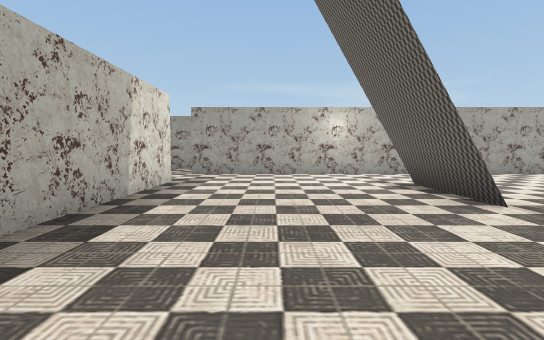
view 1 (above)

19 first-person views from a walk through a Unity game level. The camera is 1.5 m above the floor, tilts 4° down and sees 85° across. The floor is counted in squares, 2 m on a side. Each view is taken from the middle of a square. On the plan, view 1 faces up. The plan holds only what a view shows up to about 10 squares ahead; the rest is blank. The place goes on beyond the plan. The player character is not drawn. Some surface patterns are stand-ins.

view 2
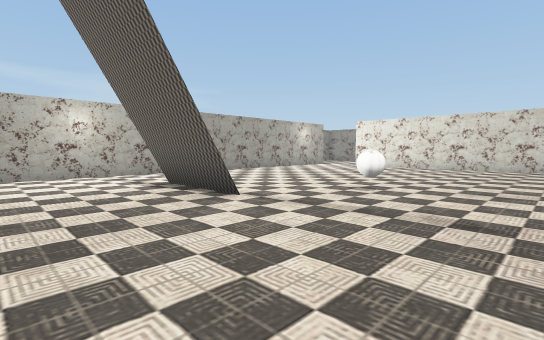

view 3
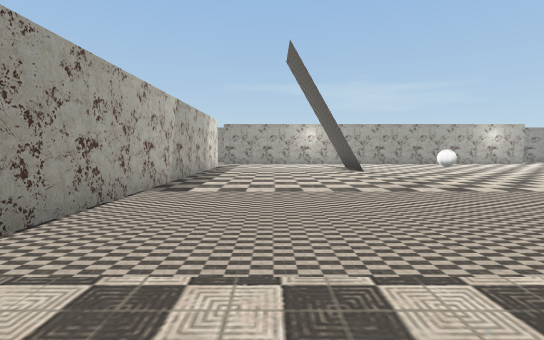

view 4
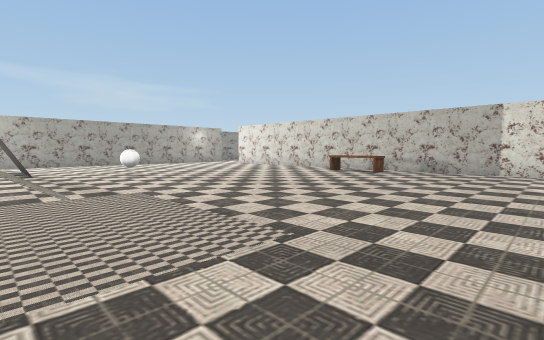

view 5
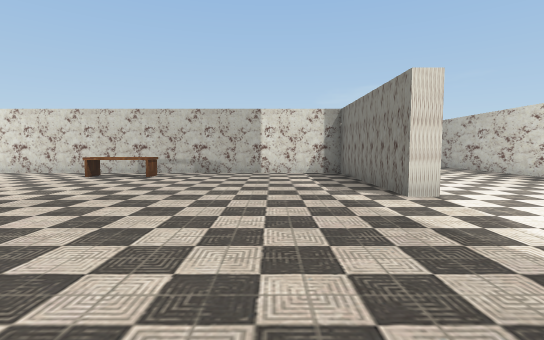

view 6
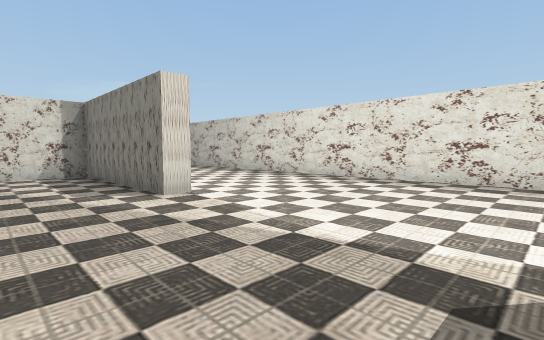

view 7
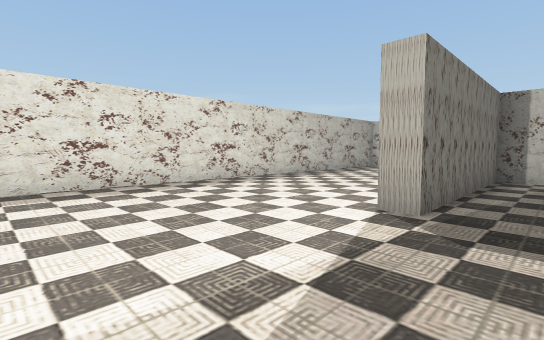

view 8
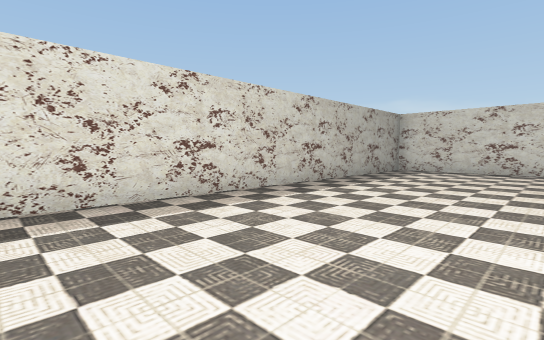

view 9
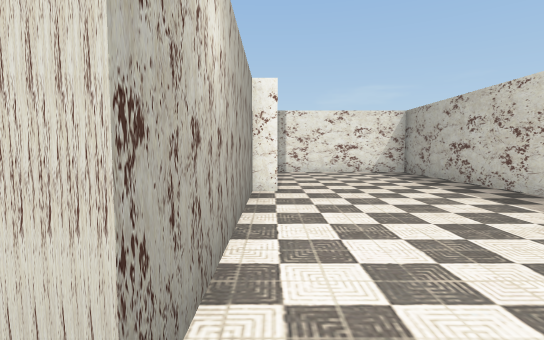

view 10
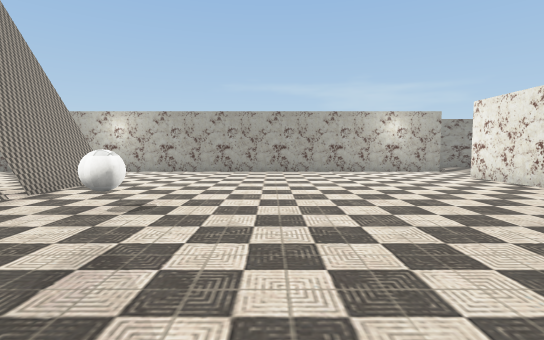

view 11
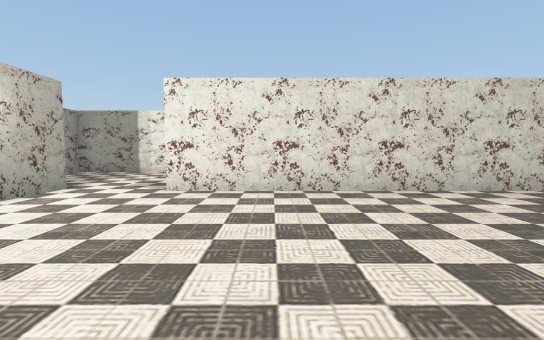

view 12
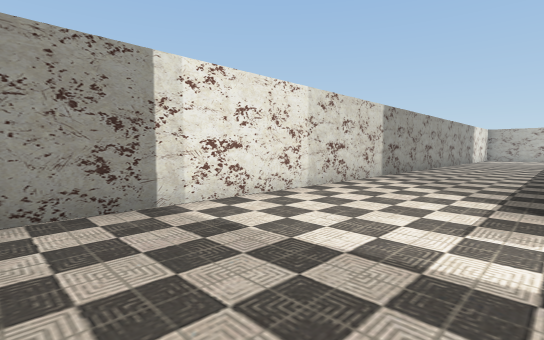

view 13
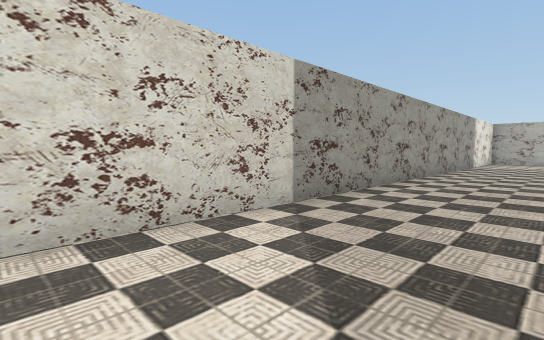

view 14
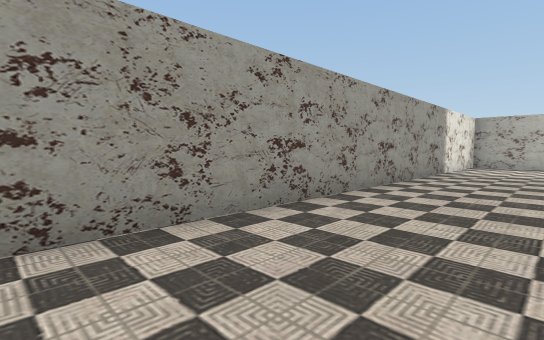

view 15
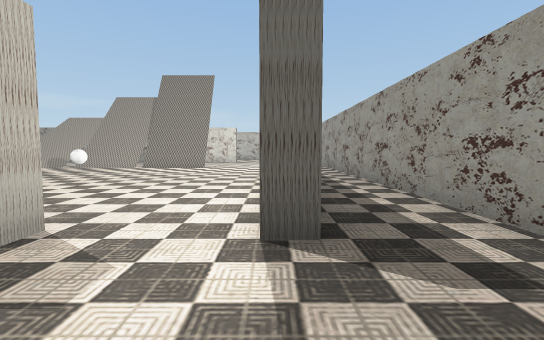

view 16
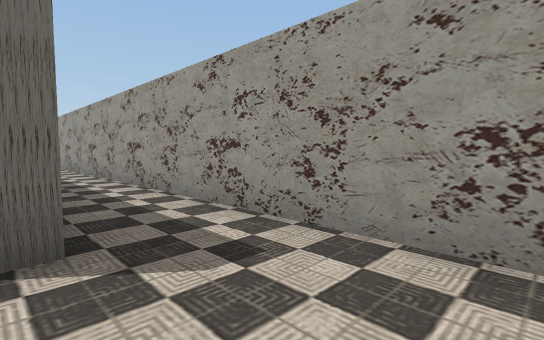

view 17
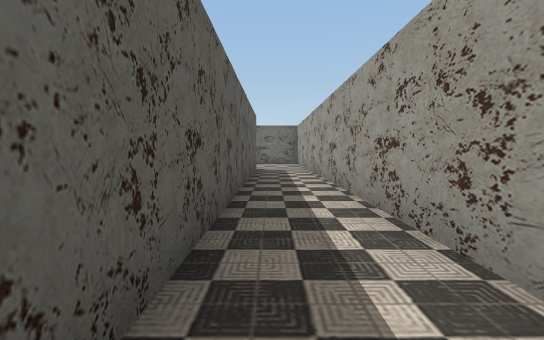

view 18
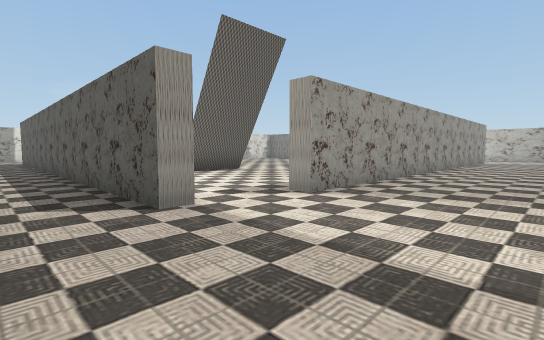

view 19
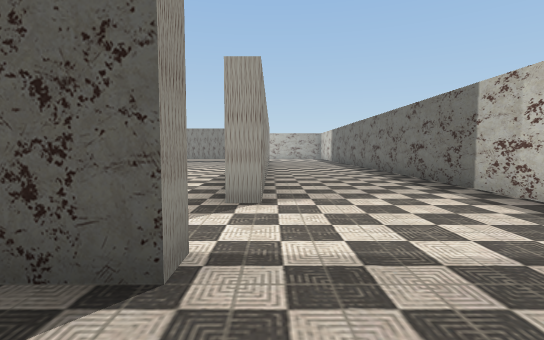

### Floor plan
Key: @ floor where view 1 was taken; # wall or solid block; x gap in a wall; . main floor; : floor 0.5 m higher than the main floor; / step, stairs or slope; = window, fence, low wall or low ledge; B ball; E bench.
Columns run from 7 left of view 1 to 17 right of it. Each row starts with its distance up from view 1.
 12       ###################
 11  .......................#
 10  .......................#
  9  ....###############....#
  8  .......................#
  7 #....#..................#
  6 #....#....#.........#...#
  5 #....#....#.........#...#
  4 #....#....x.........#...#
  3 #....#....=.B.......#...#
  2 #....#..............#...#
  1 #....#.../ .........#...#
  0   ...#.@ //.......E.#...#
 -1   .. #.. //.......E.#...#
 -2      #.. //.........#...#
 -3      #:::::.........#...#
 -4       :::::.........#...#
 -5       /////.........#...#
 -6      #..............#...#
 -7      #####.....######...#
 -8 #.... ..............#...#
 -9 #.......................#
-10 #.......................#
-11 #.......................#
-12  .......................#
-13  ########################

Where each view was taken, in squares from view 1:
view 1: 0 up, 0 right, facing up
view 2: 0 up, 0 right, facing up-right
view 3: 6 down, 0 right, facing up
view 4: 6 down, 2 right, facing up-right
view 5: 5 down, 3 right, facing right
view 6: 5 down, 3 right, facing down-right
view 7: 6 down, 6 right, facing down-left
view 8: 8 down, 4 right, facing down-left
view 9: 8 down, 7 right, facing right
view 10: 1 down, 7 right, facing up
view 11: 5 up, 7 right, facing right
view 12: 11 up, 13 right, facing down-right
view 13: 6 up, 14 right, facing down-right
view 14: 2 up, 14 right, facing down-right
view 15: 9 up, 15 right, facing left
view 16: 9 up, 15 right, facing up-left
view 17: 10 up, 9 right, facing left
view 18: 11 up, 6 left, facing down-right
view 19: 11 up, 3 left, facing down
